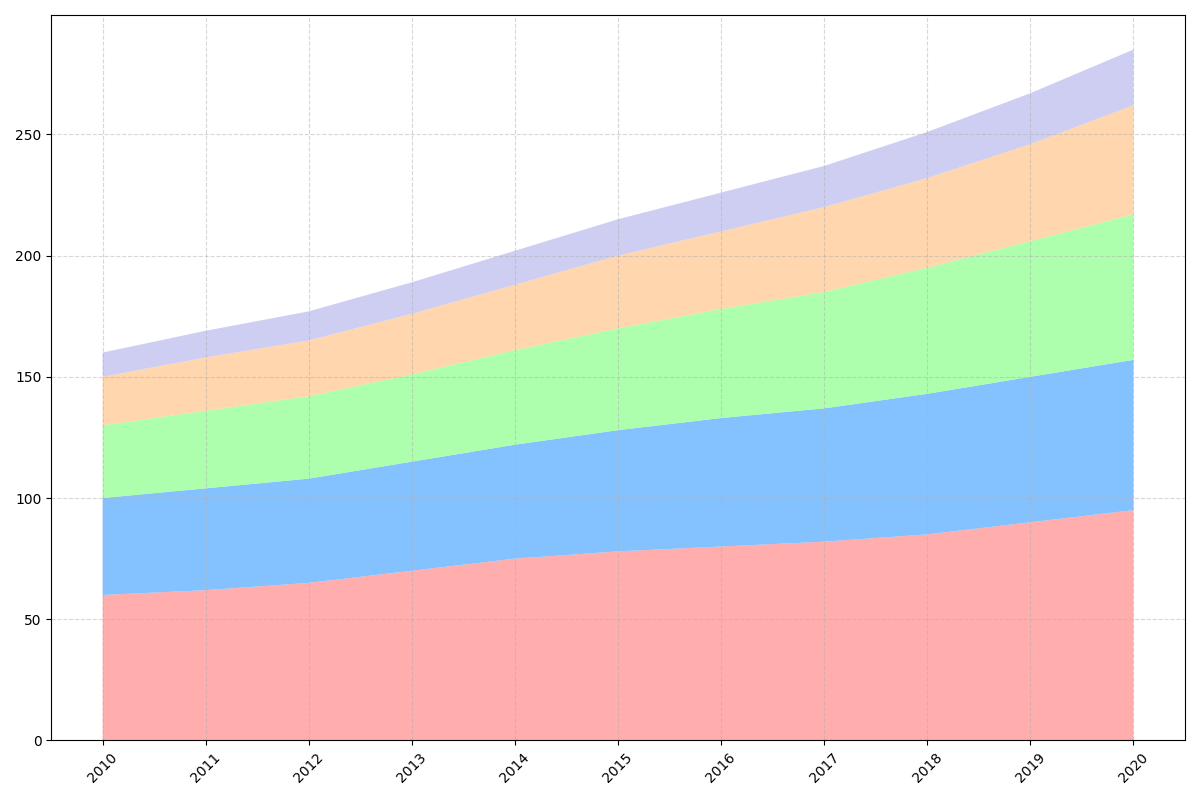

Recreate this plot in Python.
import matplotlib.pyplot as plt
import numpy as np

# Define years for the x-axis
years = np.arange(2010, 2021)

# Annual yield data in million metric tons for each crop
wheat = np.array([60, 62, 65, 70, 75, 78, 80, 82, 85, 90, 95])
rice = np.array([40, 42, 43, 45, 47, 50, 53, 55, 58, 60, 62])
maize = np.array([30, 32, 34, 36, 39, 42, 45, 48, 52, 56, 60])
soy = np.array([20, 22, 23, 25, 27, 30, 32, 35, 37, 40, 45])
barley = np.array([10, 11, 12, 13, 14, 15, 16, 17, 19, 21, 23])

# Prepare data for stackplot
data = np.vstack([wheat, rice, maize, soy, barley])

# Define colors for each crop
colors = ['#ff9999', '#66b3ff', '#99ff99', '#ffcc99', '#c2c2f0']

# Plotting
fig, ax = plt.subplots(figsize=(12, 8))
ax.stackplot(years, data, colors=colors, alpha=0.8)

# Remove axis labels and title
ax.set_xlabel("")
ax.set_ylabel("")
ax.set_title("")

# Remove annotations
# Remove the legend
ax.legend().remove()

# Add a grid for better readability
ax.grid(True, linestyle='--', alpha=0.5)

# Rotating the x-axis labels for clarity
plt.xticks(years, rotation=45)

# Automatically adjust layout to prevent overlap
plt.tight_layout()

# Display the plot
plt.show()
